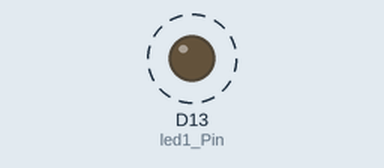
The sketch below on a simulated Arduino Zero (SAMD21). On the bench: output pins drawn as LEDs (lit = HIGH). Dashed ring = blinking.

Above: at 0.2 s.
Timing chart, 0 to 3.0 s (numbered marks = the images above):
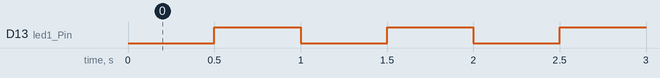

The sketch:

Pico-X-LED-Blink.ino
```cpp
const int led1_Pin = LED_BUILTIN; //LED1
const int led2_Pin = PIN_LED;     //LED2
void setup() {
  pinMode(led1_Pin, OUTPUT);
  pinMode(led2_Pin, OUTPUT);
}
void loop() {
  digitalWrite(led1_Pin, HIGH);
  digitalWrite(led2_Pin, LOW);
  delay(500);
  digitalWrite(led1_Pin, LOW);
  digitalWrite(led2_Pin, HIGH);
  delay(500);
}
```

Measured:
- by itself, D13 (led1_Pin): alternates HIGH for 0.50 s and LOW for 0.50 s
